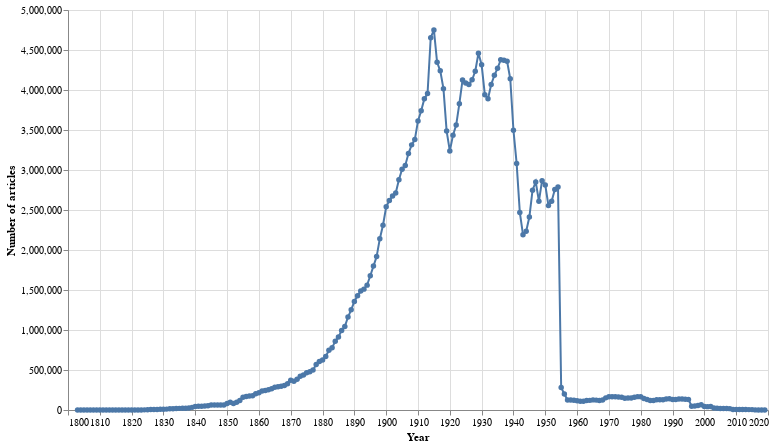

The cell this chart's notebook holds for it:
### Markdown cell above
Let's display the results as a simple line chart using Altair

### Code cell
# Feed Altair our dataframe
alt.Chart(df_total).mark_line(point=True).encode(
    # Years along the X axis
    x=alt.X("term:Q", axis=alt.Axis(format="c", title="Year")),
    # Number of articles on the Y axis (formatted with thousands separators)
    y=alt.Y("total_results:Q", axis=alt.Axis(format=",d", title="Number of articles")),
    # Use tooltips to display the year and number of articles when you hover over a point
    tooltip=[
        alt.Tooltip("term:Q", title="Year"),
        alt.Tooltip("total_results:Q", title="Articles", format=","),
    ],
).properties(width=700, height=400)

### Figure 1 — Vega-Lite specification as saved in the notebook (floating-point values rounded to 4 significant figures; data arrays with more than 128 entries replaced by an {"elided": "..."} marker saying what was removed)
{"config": {"view": {"continuousWidth": 400, "continuousHeight": 300}}, "data": {"name": "data-2135b78c85e034e7f23c2f7e7186edea"}, "mark": {"type": "line", "point": true}, "encoding": {"tooltip": [{"field": "term", "title": "Year", "type": "quantitative"}, {"field": "total_results", "format": ",", "title": "Articles", "type": "quantitative"}], "x": {"axis": {"format": "c", "title": "Year"}, "field": "term", "type": "quantitative"}, "y": {"axis": {"format": ",d", "title": "Number of articles"}, "field": "total_results", "type": "quantitative"}}, "height": 400, "width": 700, "$schema": "https://vega.github.io/schema/vega-lite/v4.17.0.json", "datasets": {"data-2135b78c85e034e7f23c2f7e7186edea": {"elided": "217 records"}}}
